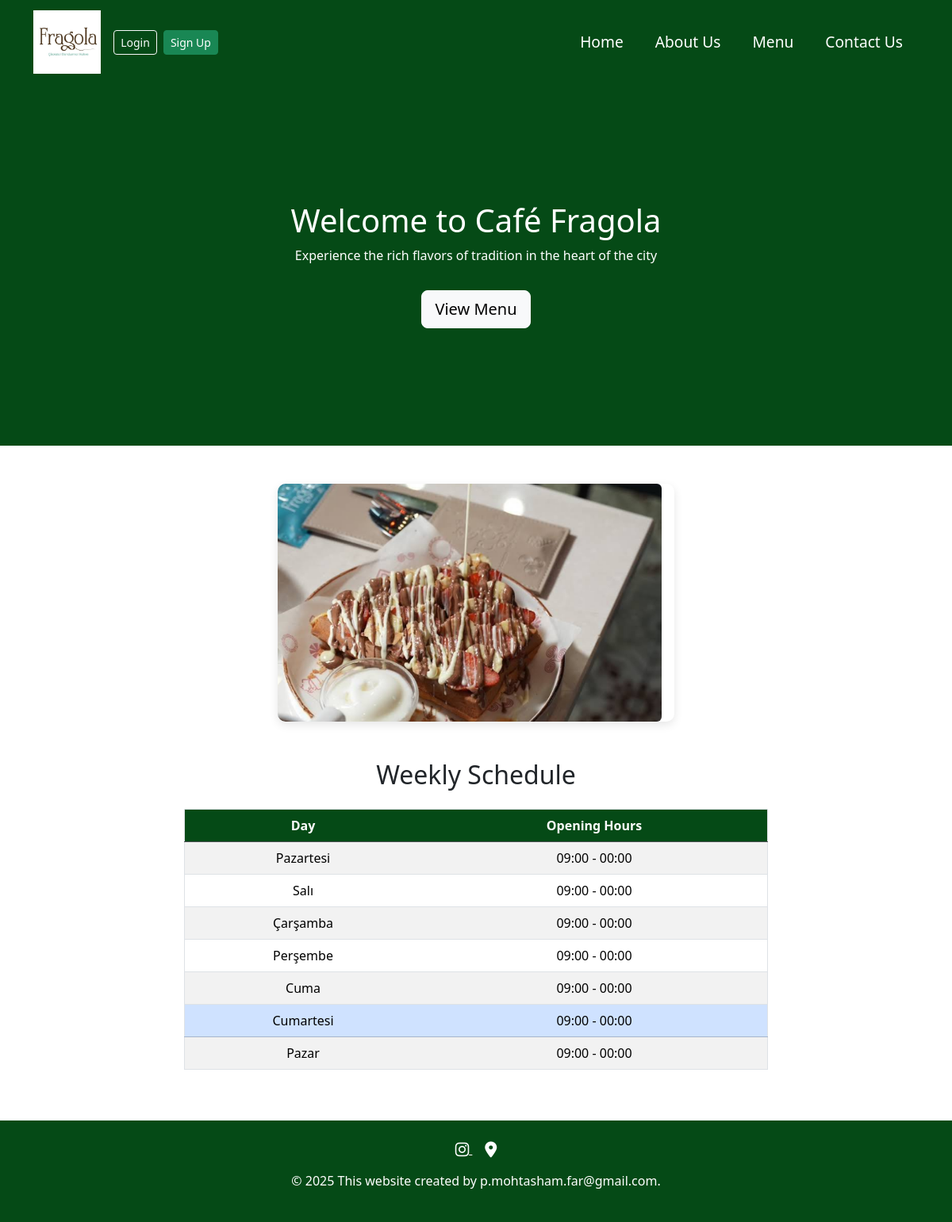
The page / on the database its author committed.
### page/models.py (models this page shows, shortened)
class WeeklySchedule(models.Model):
    DAY_CHOICES = [
        ('pazartesi', 'Pazartesi'),
        ('salı', 'Salı'),
        ('çarşamba', 'Çarşamba'),
        ('perşembe', 'Perşembe'),
        ('cuma', 'Cuma'),
        ('cumartesi', 'Cumartesi'),
        ('pazar', 'Pazar'),
    ]
    day = models.CharField(max_length=10, choices=DAY_CHOICES, unique=True)
    opening_hours = models.TimeField()
    closing_hours = models.TimeField(default=datetime.time(0, 0))
    class Meta:
        ordering = ['day']

### page/views.py (the view)
# urls.py: 2. Add a URL to urlpatterns:  path('', views.home, name='home')
def home(request):
    now = localtime()
    weekday_index = now.weekday()  # 0 = Monday, ..., 6 = Sunday
    day_order = ['pazartesi', 'salı', 'çarşamba', 'perşembe', 'cuma', 'cumartesi', 'pazar']
    today_slug = day_order[weekday_index]
    order = Case(*[When(day=day, then=Value(i)) for i, day in enumerate(day_order)], output_field=IntegerField())
    schedule = WeeklySchedule.objects.all().order_by(order)
    return render(request, 'pages/home.html', {
        'schedule': schedule,
        'today_slug': today_slug
    })

### templates/pages/home.html (shortened to what this page needs)
{% extends 'base.html' %}
{% load static %}
{% block content %}
<section class="hero" style="background-color: rgb(5, 74, 22);">
    <div class="overlay text-white text-center py-5">
        <h1>Welcome to Café Fragola</h1>
        <p>Experience the rich flavors of tradition in the heart of the city</p>
        <a href="{% url 'categories' %}" class="btn btn-light btn-lg mt-3">View Menu</a>
    </div>
</section>
<div class="slider-container my-5">
    <div class="slider d-flex justify-content-center gap-3">
        <div class="slide"><img src="{% static 'images/photo1.PNG' %}" alt="Image 1" class="img-fluid rounded"></div>
    </div>
</div>
<div class="container my-5">
    <div class="row justify-content-center">
        <div class="col-md-8">
            <h2 class="text-center mb-4">Weekly Schedule</h2>
            <table class="table table-striped table-hover text-center border">
                <thead class="table-dark">
                    <tr>
                        <th>Day</th>
                        <th>Opening Hours</th>
                    </tr>
                </thead>
                <tbody>
                    {% for item in schedule %}
                    <tr class="{% if item.day == today_slug %}table-primary{% endif %}">
                        <td>{{ item.get_day_display }}</td>
                        <td>{{ item.opening_hours|time:"H:i" }} - {{ item.closing_hours|time:"H:i" }}</td>
                    </tr>
                    {% endfor %}
                </tbody>
            </table>
        </div>
    </div>
</div>
{% endblock content %}

### static/css/styles.css (style rules this page uses)
html, body { height: 100%; margin: 0; }
body { display: flex; flex-direction: column; }
.hero { background-size: cover; color: white; text-align: center; padding: 100px 0; }
.slider-container { width: 500px; height: 300px; overflow: hidden; margin: 50px auto; border-radius: 10px; box-shadow: 0 4px 12px rgba(0,0,0,0.1); position: relative; }
.slider { display: flex; width: calc(500px * 3); animation: slideLoop 12s ease-in-out infinite; }
.slide { width: 500px; height: 300px; flex-shrink: 0; }
.slide img { width: 100%; height: 100%; object-fit: cover; display: block; border-radius: 10px; }
.slider-container { margin-bottom: 20px; }
.table { margin-top: 20px; background-color: #fff; }
.table th { background-color: rgb(5, 74, 22); color: white; }
.table td { text-align: center; }

### rows shown on the page
WeeklySchedule: day "Pazartesi", opening_hours "09:00", closing_hours "00:00"
WeeklySchedule: day "Salı", opening_hours "09:00", closing_hours "00:00"
WeeklySchedule: day "Çarşamba", opening_hours "09:00", closing_hours "00:00"
WeeklySchedule: day "Perşembe", opening_hours "09:00", closing_hours "00:00"
WeeklySchedule: day "Cuma", opening_hours "09:00", closing_hours "00:00"
WeeklySchedule: day "Cumartesi", opening_hours "09:00", closing_hours "00:00"
WeeklySchedule: day "Pazar", opening_hours "09:00", closing_hours "00:00"
